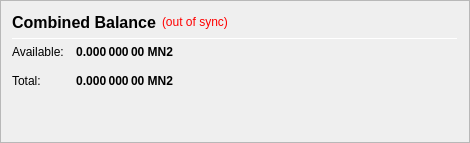
                   <widget class="QFrame" name="frame_CombinedBalances">
                    <property name="minimumSize">
                     <size>
                      <width>470</width>
                      <height>0</height>
                     </size>
                    </property>
                    <property name="frameShape">
                     <enum>QFrame::StyledPanel</enum>
                    </property>
                    <property name="frameShadow">
                     <enum>QFrame::Raised</enum>
                    </property>
                    <layout class="QVBoxLayout" name="verticalLayout_5">
                     <item>
                      <layout class="QHBoxLayout" name="horizontalLayout_5" stretch="0,0,0">
                       <item>
                        <widget class="QLabel" name="label_5z">
                         <property name="minimumSize">
                          <size>
                           <width>0</width>
                           <height>20</height>
                          </size>
                         </property>
                         <property name="font">
                          <font>
                           <pointsize>12</pointsize>
                           <weight>75</weight>
                           <bold>true</bold>
                          </font>
                         </property>
                         <property name="toolTip">
                          <string>Combined Balance (including unconfirmed and immature coins)</string>
                         </property>
                         <property name="text">
                          <string>Combined Balance</string>
                         </property>
                        </widget>
                       </item>
                       <item>
                        <widget class="QLabel" name="labelWalletStatus">
                         <property name="cursor">
                          <cursorShape>WhatsThisCursor</cursorShape>
                         </property>
                         <property name="toolTip">
                          <string>The displayed information may be out of date. Your wallet automatically synchronizes with the MasterNoder2 network after a connection is established, but this process has not completed yet.</string>
                         </property>
                         <property name="styleSheet">
                          <string notr="true">QLabel { color: red; }</string>
                         </property>
                         <property name="text">
                          <string notr="true">(out of sync)</string>
                         </property>
                         <property name="alignment">
                          <set>Qt::AlignLeading|Qt::AlignLeft|Qt::AlignVCenter</set>
                         </property>
                        </widget>
                       </item>
                       <item>
                        <spacer name="horizontalSpacer_1">
                         <property name="orientation">
                          <enum>Qt::Horizontal</enum>
                         </property>
                         <property name="sizeHint" stdset="0">
                          <size>
                           <width>40</width>
                           <height>20</height>
                          </size>
                         </property>
                        </spacer>
                       </item>
                      </layout>
                     </item>
                     <item>
                      <widget class="Line" name="line_CombinedBalance">
                       <property name="minimumSize">
                        <size>
                         <width>0</width>
                         <height>1</height>
                        </size>
                       </property>
                       <property name="maximumSize">
                        <size>
                         <width>16777215</width>
                         <height>1</height>
                        </size>
                       </property>
                       <property name="orientation">
                        <enum>Qt::Horizontal</enum>
                       </property>
                      </widget>
                     </item>
                     <item>
                      <layout class="QGridLayout" name="gridLayout_3">
                       <property name="spacing">
                        <number>12</number>
                       </property>
                       <item row="1" column="0">
                        <widget class="QLabel" name="labelBalanceTextz">
                         <property name="text">
                          <string>Available:</string>
                         </property>
                        </widget>
                       </item>
                       <item row="1" column="1">
                        <widget class="QLabel" name="labelBalancez">
                         <property name="font">
                          <font>
                           <weight>75</weight>
                           <bold>true</bold>
                          </font>
                         </property>
                         <property name="cursor">
                          <cursorShape>IBeamCursor</cursorShape>
                         </property>
                         <property name="toolTip">
                          <string>Your current spendable balance</string>
                         </property>
                         <property name="text">
                          <string notr="true">0.000 000 00 MN2</string>
                         </property>
                         <property name="alignment">
                          <set>Qt::AlignRight|Qt::AlignTrailing|Qt::AlignVCenter</set>
                         </property>
                         <property name="textInteractionFlags">
                          <set>Qt::LinksAccessibleByMouse|Qt::TextSelectableByKeyboard|Qt::TextSelectableByMouse</set>
                         </property>
                        </widget>
                       </item>
                       <item row="2" column="0">
                        <widget class="QLabel" name="labelTotalTextz">
                         <property name="text">
                          <string>Total:</string>
                         </property>
                        </widget>
                       </item>
                       <item row="2" column="1">
                        <widget class="QLabel" name="labelTotalz">
                         <property name="font">
                          <font>
                           <weight>75</weight>
                           <bold>true</bold>
                          </font>
                         </property>
                         <property name="cursor">
                          <cursorShape>IBeamCursor</cursorShape>
                         </property>
                         <property name="toolTip">
                          <string>Total Balance, including all unavailable coins.</string>
                         </property>
                         <property name="text">
                          <string notr="true">0.000 000 00 MN2</string>
                         </property>
                         <property name="alignment">
                          <set>Qt::AlignRight|Qt::AlignTrailing|Qt::AlignVCenter</set>
                         </property>
                         <property name="textInteractionFlags">
                          <set>Qt::LinksAccessibleByMouse|Qt::TextSelectableByKeyboard|Qt::TextSelectableByMouse</set>
                         </property>
                        </widget>
                       </item>
                       <item row="2" column="3">
                        <spacer name="horizontalSpacer_2">
                         <property name="orientation">
                          <enum>Qt::Horizontal</enum>
                         </property>
                         <property name="sizeHint" stdset="0">
                          <size>
                           <width>40</width>
                           <height>20</height>
                          </size>
                         </property>
                        </spacer>
                       </item>
                      </layout>
                     </item>
                     <item>
                      <spacer name="verticalSpacer_1">
                       <property name="orientation">
                        <enum>Qt::Vertical</enum>
                       </property>
                       <property name="sizeHint" stdset="0">
                        <size>
                         <width>20</width>
                         <height>40</height>
                        </size>
                       </property>
                      </spacer>
                     </item>
                    </layout>
                   </widget>
